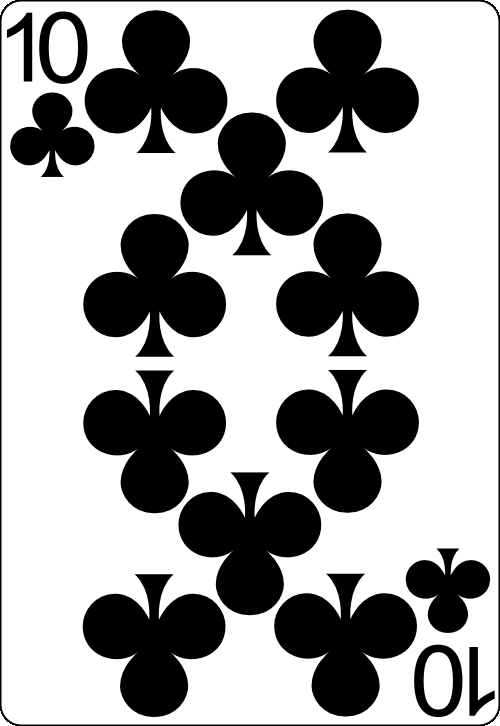
#> input picture cards/images/10_clubs.png, 500 x 726 px
$ python -i cards_helper.py   (imports and definitions only)
#> lines starting #> are read from the running program, lines starting #| are printed output that depends on the picture; after the words box and inside, x2 and y2 are one past the last pixel; in counts of white or black regions, pixels touching at a corner belong together
#> further down, picture is the input picture: shape (726, 500, 3); min 0, max 255, mean 161.8
# This file was taken and modified from the following repo:
# https://github.com/EdjeElectronics/OpenCV-Playing-Card-Detector
#
# The video explaining the idea:
# https://youtu.be/m-QPjO-2IkA?si=p7HiM9ZAj1IWQFdY
#
# Thank to the author. It gave us a great start.

# Import necessary packages
import numpy as np
import cv2
from common import constants

### Constants ###

# Adaptive threshold levels
BKG_THRESH = 60
CARD_THRESH = 30

CARD_MAX_AREA = 150000
CARD_MIN_AREA = 25000

font = cv2.FONT_HERSHEY_SIMPLEX

### Structures to hold query card and train card information ###


class QueryCard:
    """Structure to store information about query cards in the camera image."""

    # [12 lines left out: function __init__, not called in this run]


### Functions ###


def preprocess_image(image):
    """Returns a grayed, blurred, and adaptively thresholded camera image."""

    gray = cv2.cvtColor(image, cv2.COLOR_BGR2GRAY)
    blur = cv2.GaussianBlur(gray, (5, 5), 0)
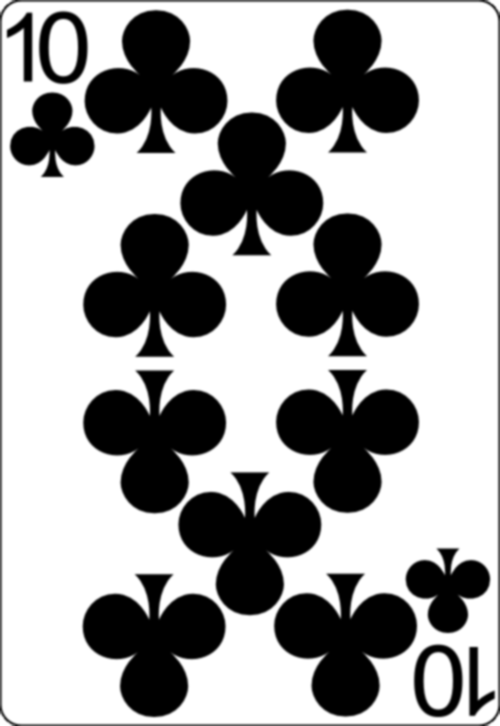
#> blur: shape (726, 500); min 0, max 255, mean 162.1

    # The best threshold level depends on the ambient lighting conditions.
    # For bright lighting, a high threshold must be used to isolate the cards
    # from the background. For dim lighting, a low threshold must be used.
    # To make the card detector independent of lighting conditions, the
    # following adaptive threshold method is used.
    #
    # A background pixel in the center top of the image is sampled to determine
    # its intensity. The adaptive threshold is set at 50 (THRESH_ADDER) higher
    # than that. This allows the threshold to adapt to the lighting conditions.
    img_w, img_h = np.shape(image)[:2]
#> img_w = 726; img_h = 500
    bkg_level = gray[int(img_h/100)][int(img_w/2)]
#> bkg_level = 255
    thresh_level = bkg_level + BKG_THRESH
#> thresh_level = 315

    retval, thresh = cv2.threshold(blur, thresh_level, 255, cv2.THRESH_BINARY + cv2.THRESH_OTSU)
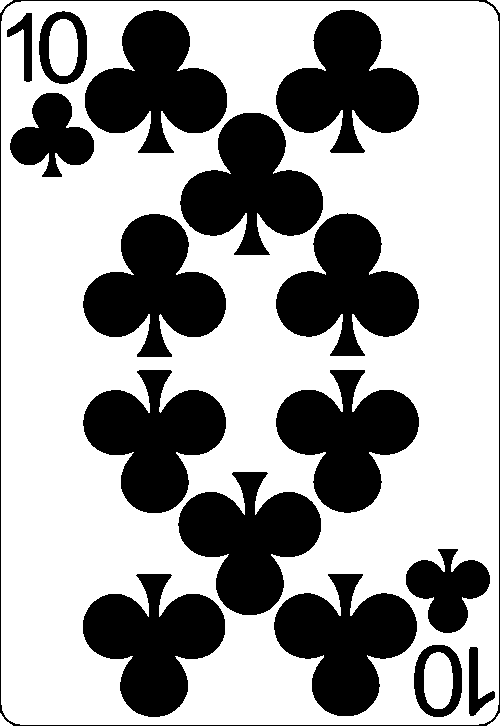
#> thresh: shape (726, 500); 63.7% white; 17 black regions, largest, box (x1, y1, x2, y2) and area: (178, 472, 321, 615) 11681, (83, 370, 226, 513) 11674, (85, 10, 227, 153) 11671
#> retval = 129

    return thresh


# [195 lines left out: functions find_possible_cards, unsharp_mask, process_card, draw_results, flattener, not called in this run]

>>> import cv2
>>> picture = cv2.imread('../cards/images/10_clubs.png')
>>> result = preprocess_image(picture)

$ run again, on cards/images/2_clubs.png
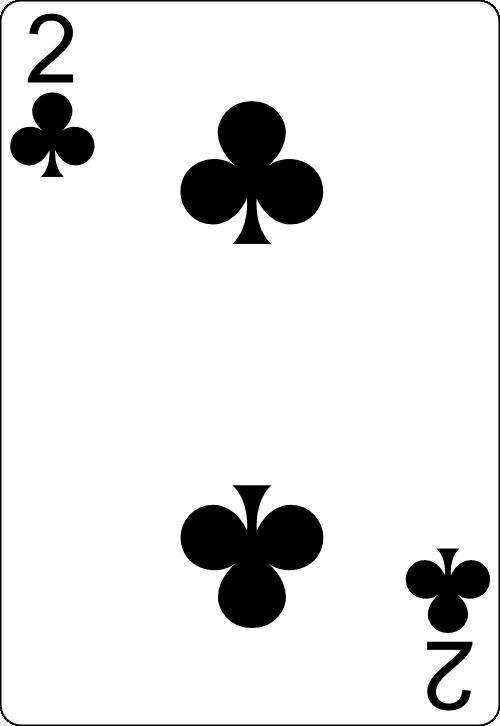
#> input picture cards/images/2_clubs.png, 500 x 726 px
#> picture is the input picture: shape (726, 500, 3); min 0, max 255, mean 228.6
#> in preprocess_image, `blur = cv2.GaussianBlur(gray, (5, 5), 0)`:
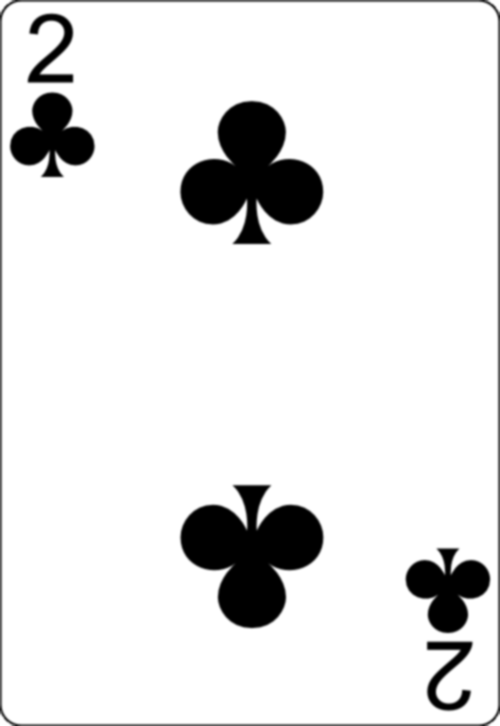
#> blur: shape (726, 500); min 0, max 255, mean 228.9
#> bkg_level = 255
#> thresh_level = 315
#> in preprocess_image, `retval, thresh = cv2.threshold(blur, thresh_level, 255, cv2.THRESH_BIN..`:
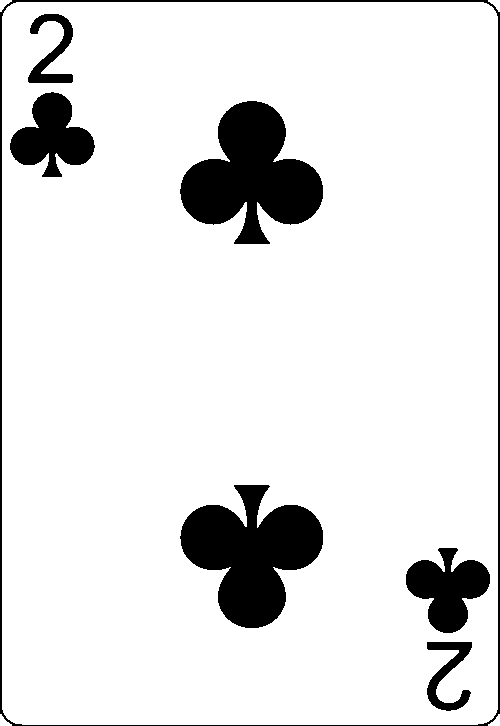
#> thresh: shape (726, 500); 89.4% white; 7 black regions, largest, box (x1, y1, x2, y2) and area: (180, 485, 323, 628) 11722, (180, 101, 323, 244) 11714, (0, 0, 500, 726) 4411
#> retval = 137

$ run again, on cards/images/5_clubs.png
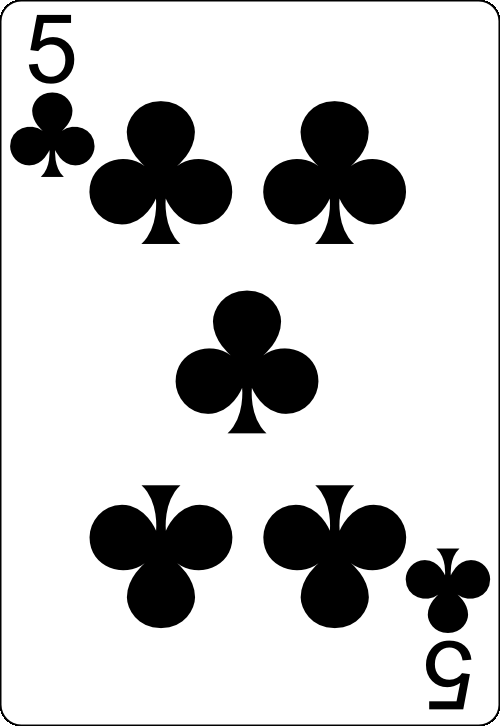
#> input picture cards/images/5_clubs.png, 500 x 726 px
#> picture is the input picture: shape (726, 500, 3); min 0, max 255, mean 204
#> in preprocess_image, `blur = cv2.GaussianBlur(gray, (5, 5), 0)`:
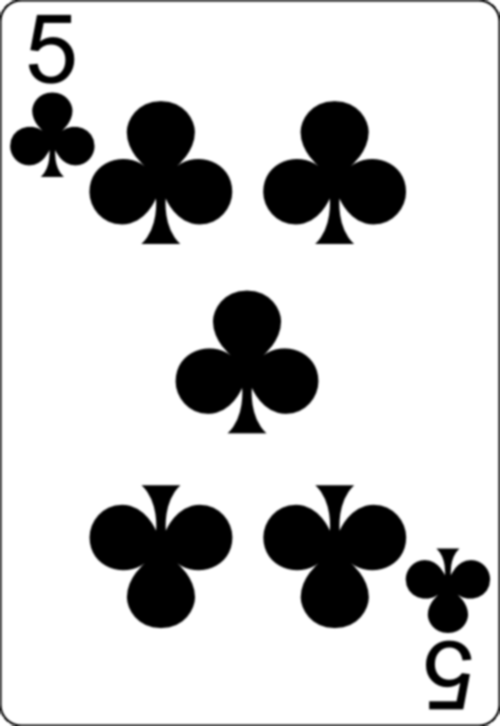
#> blur: shape (726, 500); min 0, max 255, mean 204.3
#> bkg_level = 255
#> thresh_level = 315
#> in preprocess_image, `retval, thresh = cv2.threshold(blur, thresh_level, 255, cv2.THRESH_BIN..`:
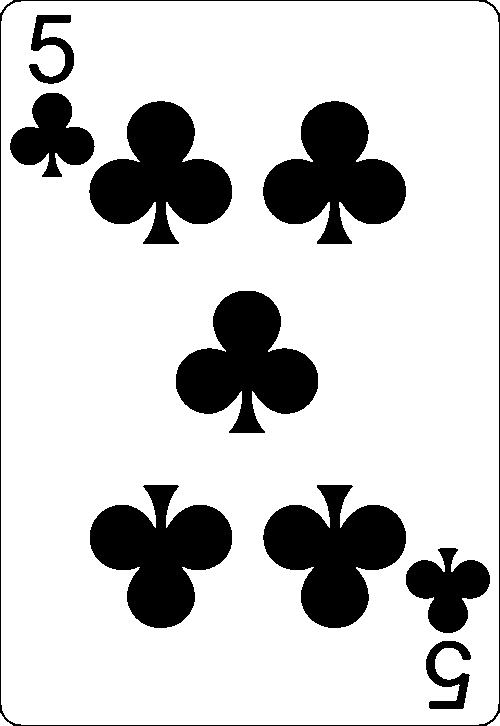
#> thresh: shape (726, 500); 80.2% white; 10 black regions, largest, box (x1, y1, x2, y2) and area: (90, 485, 232, 628) 11693, (263, 485, 406, 628) 11688, (89, 101, 232, 244) 11681
#> retval = 131
